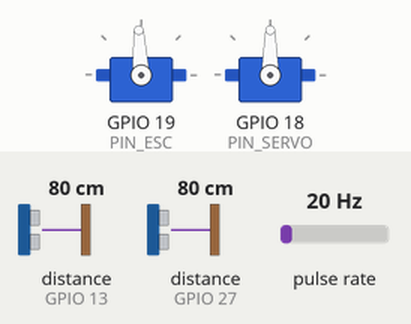
Recording of a sketch running on a simulated ESP32. On the bench: 2 × servo. Wiring (inferred from the names in the program): pulse sensor: data GPIO 34. The test bench sets the inputs (shaded band); at power-on: distance to the obstacle (sensors on GPIO 13, GPIO 27) 80 cm, pulse rate 20 Hz.

Above: at 1.2 s.
1.3 s: distance to the obstacle (sensor on GPIO 13) set to 2 cm
At 2.0 s:
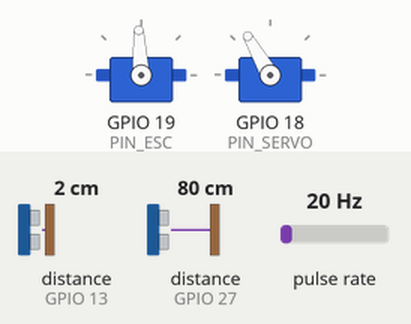
4.3 s: distance to the obstacle (sensor on GPIO 13) set to 5 cm
5.8 s: distance to the obstacle (sensor on GPIO 13) set to 8 cm
At 6.5 s:
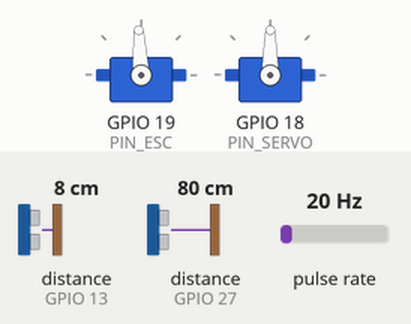
7.3 s: pulse rate (sensor on GPIO 34) set to 4 Hz
At 7.6 s:
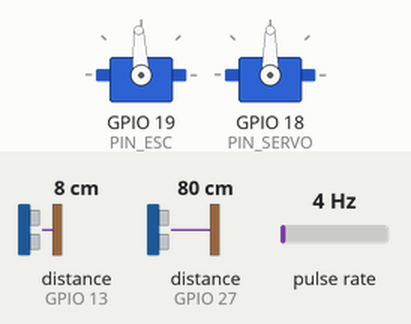
10.3 s: distance to the obstacle (sensor on GPIO 27) set to 8 cm
13.3 s: distance to the obstacle (sensor on GPIO 27) set to 5 cm
At 13.72 s:
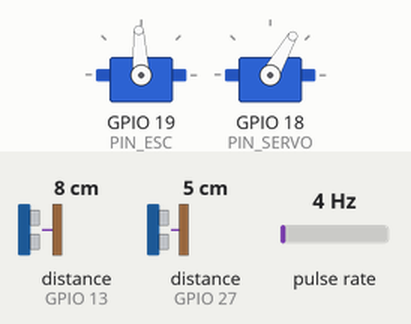
Timing chart, 0 to 17.3 s (numbered marks = the images above; inputs shaded):
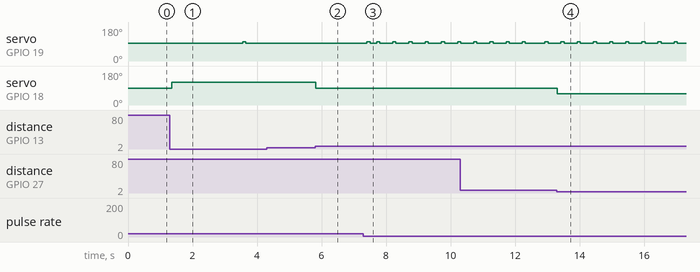

Measured:
- the behaviour switches between 6 and 7 cm on distance to the obstacle (sensor on GPIO 13) (found by bisection; images 1 and 2)
- the behaviour switches between 7 and 6 cm on distance to the obstacle (sensor on GPIO 27) (found by bisection; images 3 and 4)
- after the input at 1.3 s, servo on GPIO 19 (PIN_ESC): 93° → 101° after 2.3 s, → 93° 0.10 s later; servo on GPIO 18 (PIN_SERVO): 90° → 120° after 0.05 s
- after the input at 4.3 s, every drawn part: stays the same
- after the input at 5.8 s, servo on GPIO 18 (PIN_SERVO): 120° → 90° at once
- after the input at 7.3 s, servo on GPIO 19 (PIN_ESC): goes 101° 0.10 s, 93° 0.20 s, 5 × (101° 0.10 s, 93° 0.40 s), then 101°, starting after 0.11 s
- after the input at 13.3 s, servo on GPIO 18 (PIN_SERVO): 90° → 60° at once

The sketch:

ESP_follow_gap.ino
```cpp
#include <PID_v1.h>
#include <ESP32Servo.h>
#include <Ultrasonic.h>

Ultrasonic sonarLeft(12, 13);
Ultrasonic sonarRight(14, 27);
Ultrasonic sonarFrontLeft(26, 25);
Ultrasonic sonarFrontRight(33, 32);

static const int PIN_SERVO = 18;
static const int PIN_ESC   = 19;
static const int PIN_HALL  = 34;

volatile uint32_t hallCount  = 0;
volatile uint32_t lastHallUs = 0;
void IRAM_ATTR hallISR() {
  hallCount++;
  lastHallUs = micros();
}

// Protocole série (envoyé par lidar_ld19.py) :
//   format    : "<angle_deg>,<rpm>\n"
//   angle_deg : gap_center_deg × 0.75  (pré-mis à l'échelle côté Python, plage ≈ ±40°)
//   rpm       : fixé à 100 par lidar_ld19.py → consigne = 4 × 100 = 400 RPM après mise à l'échelle

// Angle du gap reçu, déjà pré-mis à l'échelle par 0.75 depuis lidar_ld19.py ; utilisé directement comme décalage servo
double gapAngleDeg = 0.0;

Servo servo;

float Kp = 0.8;
float Ki = 0.2;
float Kd = 0.03;

static const double ESC_NEUTRAL = 1500.0;
static const double ESC_MAX     = 1900.0;

double pid_rpm_input = 0.0, pid_rpm_output = 0.0, pid_rpm_setpoint = 0.0;
PID pidRpm(&pid_rpm_input, &pid_rpm_output, &pid_rpm_setpoint, Kp, Ki, Kd, DIRECT);
Servo esc;

static uint32_t prevHallCount  = 0;
static uint32_t prevHallMillis = 0;
static double   measuredRpm    = 0.0;

void updateRpm() {
  uint32_t now = millis();
  uint32_t dt  = now - prevHallMillis;
  if (dt < 50) return;
  noInterrupts();
  uint32_t cnt    = hallCount;
  uint32_t lastUs = lastHallUs;
  interrupts();
  uint32_t delta = cnt - prevHallCount;
  prevHallCount  = cnt;
  prevHallMillis = now;
  // Les fronts RISING et FALLING sont tous deux comptés, donc chaque rotation donne 2 impulsions → 15000 au lieu de 30000
  measuredRpm = (delta * 15000.0) / dt;
}

static uint32_t lastServoUpdateMs = 0;

void setup() {
  Serial.begin(115200);
  pinMode(PIN_HALL, INPUT_PULLUP);
  attachInterrupt(digitalPinToInterrupt(PIN_HALL), hallISR, FALLING);
  attachInterrupt(digitalPinToInterrupt(PIN_HALL), hallISR, RISING);
  prevHallMillis = millis();
  pidRpm.SetMode(AUTOMATIC);
  pidRpm.SetOutputLimits(0.0, ESC_MAX - ESC_NEUTRAL);
  pidRpm.SetSampleTime(100);
  ESP32PWM::allocateTimer(1);
  esc.setPeriodHertz(50);
  esc.attach(PIN_ESC);
  servo.attach(PIN_SERVO);
  esc.writeMicroseconds(ESC_NEUTRAL);  // Séquence d'armement de l'ESC
  prevHallCount = hallCount;
  lastServoUpdateMs = millis();
}

void loop() {
  if (Serial.available()) {
    String cmd = Serial.readStringUntil('\n');
    int commaIndex = cmd.indexOf(',');
    if (commaIndex > 0) {
      double gapAngleReceived = cmd.substring(0, commaIndex).toDouble();
      double rpmReceived      = cmd.substring(commaIndex + 1).toDouble();
      pid_rpm_setpoint = 4 * rpmReceived;  // lidar_ld19.py envoie 100 → consigne = 400 RPM
      gapAngleDeg = gapAngleReceived;
    }
  }

  updateRpm();
  pid_rpm_input = measuredRpm;

  // Limiter les écritures servo à des intervalles de 60 ms pour éviter de saturer le servo de commandes
  uint32_t nowMs = millis();
  if (nowMs - lastServoUpdateMs > 60) {
    lastServoUpdateMs = nowMs;
    double servoAngle = 90.0 + gapAngleDeg;
    float distRight = sonarRight.read();
    float distLeft  = sonarLeft.read();

    if (distRight < 7.0 && distRight > 0.0) servoAngle -= 30.0;  // obstacle à droite → braquer à gauche
    if (distLeft  < 7.0 && distLeft  > 0.0) servoAngle += 30.0;  // obstacle à gauche → braquer à droite

    servo.write(servoAngle);
  }

  if (pidRpm.Compute()) {
    double escCommand = ESC_NEUTRAL + pid_rpm_output;
    if (escCommand > ESC_MAX)             escCommand = ESC_MAX;
    if (escCommand < ESC_NEUTRAL) escCommand = ESC_NEUTRAL;  // pas de marche arrière
    esc.writeMicroseconds((int)escCommand);
  }
}
```
